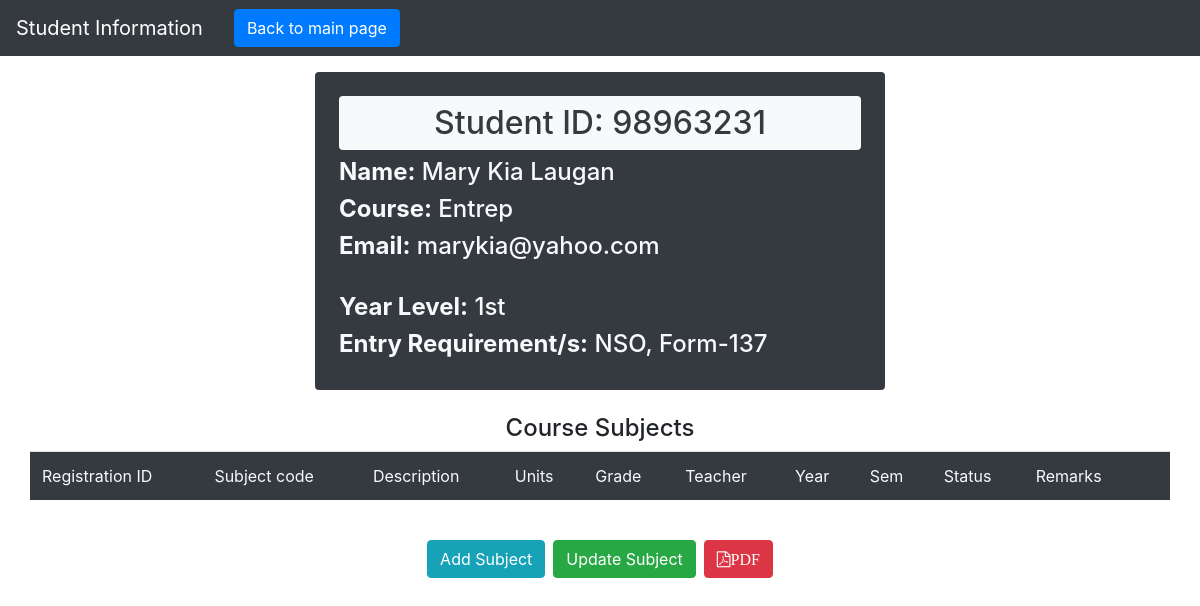
/pages/details_page.php?details=98963231 (signed in), run on the app's committed database.
### tables this page shows
CREATE TABLE `students` (
  `student_id` int(11) NOT NULL,
  `first_name` text NOT NULL,
  `last_name` text NOT NULL,
  `course` text NOT NULL,
  `email` varchar(200) NOT NULL,
  `year_level` varchar(200) NOT NULL,
  `status` text NOT NULL,
  `requirement` text NOT NULL,
  `entry` varchar(200) NOT NULL
);

### functions/details.php (called while the page is built)
<?php
 include 'dbconnect.php';
if(isset($_GET['details'])){
   $id=$_GET['details'];
   $query="SELECT * FROM students WHERE student_id=?";
   $stmt=$connect->prepare($query);
   $stmt->bind_param("i", $id);
   $stmt->execute();
   $result=$stmt->get_result();
   $row=$result->fetch_assoc();
   $id=$row['student_id'];
   $fname=$row['first_name'];
   $lname=$row['last_name'];
   $course=$row['course'];
   $email=$row['email'];
   $year=$row['year_level'];
   $entry=$row['entry'];
}
?>

### pages/details_page.php (the view, shortened to what this page needs)
<?php
   include '../functions/details.php';
   include '../Includes/details_head.php';
   include '../functions/editsub.php';
 ?>
 <nav class="navbar navbar-expand-lg bg-dark navbar-dark">
  <a class="navbar-brand" href="#">Student Information</a>
  <div class="container-fluid collapse navbar-collapse" id="collapsibleNavbar">
    <ul class="navbar-nav">
      <li class="nav-item text-light">
        <a class="btn btn-primary" href="admin_page.php">Back to main page</a>
      </li>
    </ul>
  </div>
</nav>
<div class="container">
	<div class="row justify-content-center">
		<div class="col-md-6 mt-3 bg-dark p-4 rounded">
			<h2 class="bg-light p-2 rounded text-center text-dark">Student ID: <?=$id?></h2>
			<h4 class="text-light"><b>Name:</b> <?=$fname?> <?=$lname?></h4>
			<h4 class="text-light"><b>Course:</b> <?=$course?></h4>
			<h4 class="text-light"><b>Email:</b> <?=$email?></h4>
      <br>
      <h4 class="text-light"><b>Year Level:</b> <?=$year?></h4>
      <h4 class="text-light"><b>Entry Requirement/s:</b> <?=$entry?></h4>
		</div>
	</div>
  <br>
    <h4 class="text-center">Course Subjects</h4>
  <div class="row justify-content-center">
    <table class="table table-hover">
    <thead class="bg-dark text-light">
      <tr>
        <td>Registration ID</td>
        <td>Subject code</td>
        <td>Description</td>
        <td>Units</td>
        <td>Grade</td>
        <td>Teacher</td>
        <td>Year</td>
        <td>Sem</td>
        <td>Status</td>
        <td>Remarks</td>
        <td></td>
      </tr>
    </thead>
    </table>
  </div>
  <br>
    <div class="row justify-content-center mb-3">
    <button class="btn btn-info btn-border-5" data-toggle="modal" data-target="#myModal">Add Subject</button>
    <button class="btn btn-success btn-border-5 ml-2" id="update-btn" data-toggle="modal" data-target="#myModalUpdate">Update Subject</button>
    <a href="../functions/printpdf.php?print=<?=$id;?>" target="_blank" class="btn btn-danger btn-border-5 ml-2"><i class="fa fa-file-pdf-o">PDF</i></a>
    </div>
</div>
<?php
include '../Includes/details_footer.php';
 ?>

### data on the page
students: student_id "98963231", first_name "Mary Kia", last_name "Laugan", course "Entrep", email "marykia@yahoo.com", year_level "1st", entry "NSO, Form-137"
